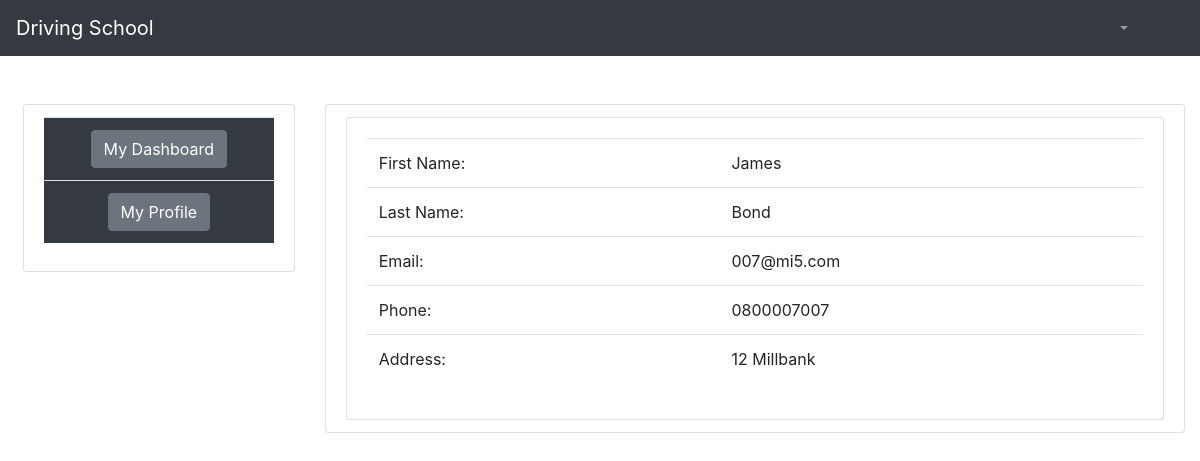
The app's page /instructor/instructor_profile (signed in) with its own data.
### instructor/models.py (models this page shows, shortened)
class instructor_information(models.Model):
    class Meta:
        verbose_name_plural = 'Instructor Information'
    first_name = models.CharField(max_length=200)
    last_name = models.CharField(max_length=200)
    email = models.CharField(max_length=200)
    phone = models.CharField(max_length=200)
    address = models.CharField(max_length=200)
    password = models.CharField(max_length=200)

### instructor/views.py (the view)
# urls.py: path('instructor_profile', views.instructor_profile, name='instructor_profile'),  # Instructor profile
def instructor_profile(request):
    user_id = request.session.get('instructor_id')
    get_instructor_by_id = instructor_information.objects.get(id=user_id)
    context = {'get_instructor_by_id': get_instructor_by_id}
    return render(request, 'instructor_profile.html', context)

### templates/instructor_profile.html (shortened to what this page needs)
{% extends 'base_instructor.html' %}
{% block body %}
<ul class="list-group container">
	<li class="list-group-item">
		<div class="card card-body">
			<table class="table container">
				<tbody>
					<tr>
						<td>First Name:</td>
						<td>{{get_instructor_by_id.first_name}}</td>
					</tr>
					<tr>
						<td>Last Name:</td>
						<td>{{get_instructor_by_id.last_name}}</td>
					</tr>
					<tr>
						<td>Email: </td>
						<td>{{get_instructor_by_id.email}}</td>
					</tr>
					<tr>
						<td>Phone: </td>
						<td>{{get_instructor_by_id.phone}}</td>
					</tr>
					<tr>
						<td>Address: </td>
						<td>{{get_instructor_by_id.address}}</td>
					</tr>
				</tbody>
			</table>
		</div>
	</li>
</ul>
{% endblock %}

### records on screen
instructor_information: first_name "James", last_name "Bond", email "007@mi5.com", phone "0800007007", address "12 Millbank"
